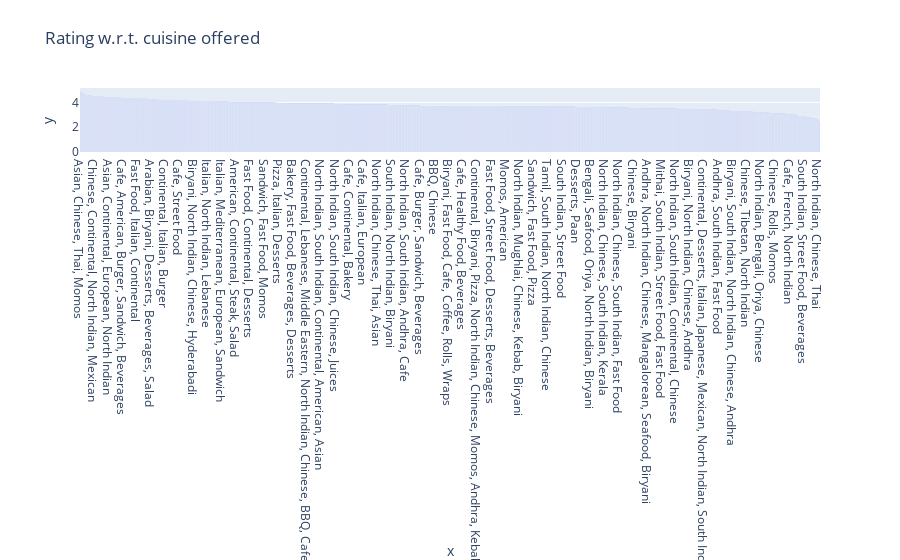

Notebook source saved alongside this figure:
### Code cell
fig = px.bar(df, x=d.keys(), y=d.values(),
             title="Rating w.r.t. cuisine offered")
fig.show()

### Figure 1 — Plotly figure (JSON) as saved in the notebook; plotly's stock layout.template omitted (floating-point values rounded to 4 significant figures; data arrays with more than 128 entries replaced by an {"elided": "..."} marker saying what was removed)
{"data": [{"alignmentgroup": "True", "hovertemplate": "x=%{x}<br>y=%{y}<extra></extra>", "legendgroup": "", "marker": {"color": "#636efa", "pattern": {"shape": ""}}, "name": "", "offsetgroup": "", "orientation": "v", "showlegend": false, "textposition": "auto", "type": "bar", "x": {"elided": "2712 str values"}, "xaxis": "x", "y": {"elided": "2712 float values"}, "yaxis": "y"}], "layout": {"barmode": "relative", "legend": {"tracegroupgap": 0}, "title": {"text": "Rating w.r.t. cuisine offered"}, "xaxis": {"anchor": "y", "domain": [0, 1], "title": {"text": "x"}}, "yaxis": {"anchor": "x", "domain": [0, 1], "title": {"text": "y"}}}}
